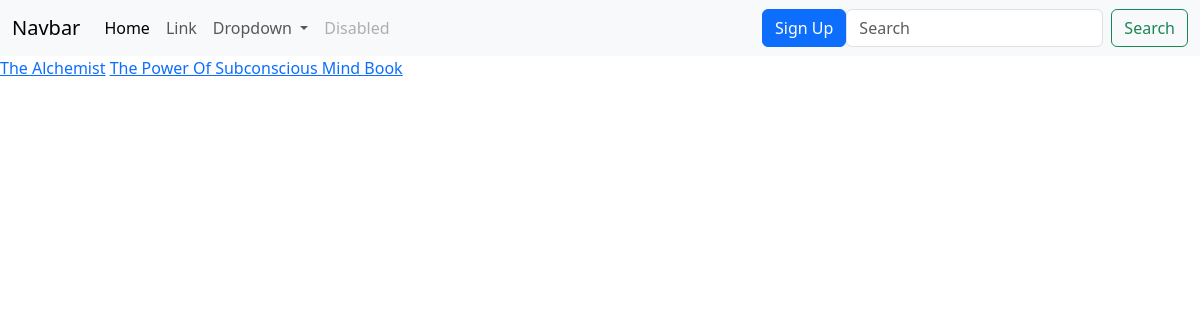
/bookmodel/, run on the app's committed database.
### project2/models.py (models this page shows)
class book (models.Model):
    book_name=models.CharField(max_length=100)
    author=models.CharField(max_length=100)
    description=models.CharField(max_length=1000)

### site2/views.py (the view)
# urls.py: path('bookmodel/',views.book_model),
def book_model(request):
    c=book.objects.all()
    data={
        'books':c
    }
    return render(request,'book.html',data)

### templates/book.html
{% extends 'base.html' %}
{% block bca %}
{%for i in books%}
<a href='/bookout/{{i.id}}'>{{i.book_name}}</a>
{%endfor%}
{% endblock bca %}

### data on the page
book: book_name "The Alchemist"
book: book_name "The Power Of Subconscious Mind Book"
